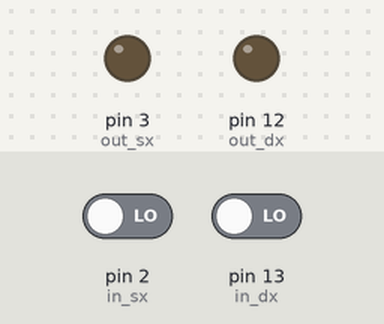
Bench run of a sketch on a simulated Arduino Uno, built with avr-gcc and run on an emulated ATmega328P. Parts: output pins drawn as LEDs (lit = HIGH). Dashed ring = blinking. Inputs (shaded band) come from the test bench; at power-on: pin 2 (in_sx) LOW, pin 13 (in_dx) LOW.

Above: at 1.2 s.
1.3 s: pin 2 (in_sx) driven HIGH
At 1.45 s:
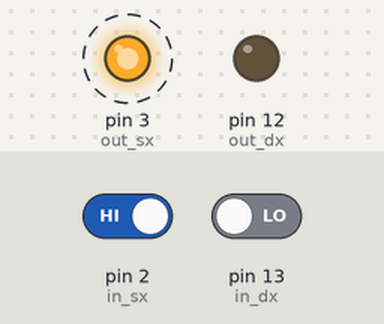
4.3 s: pin 2 (in_sx) driven LOW
At 5.2 s:
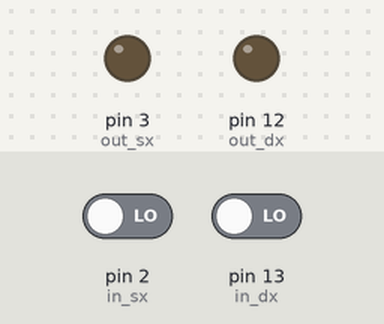
5.8 s: pin 13 (in_dx) driven HIGH
At 5.95 s:
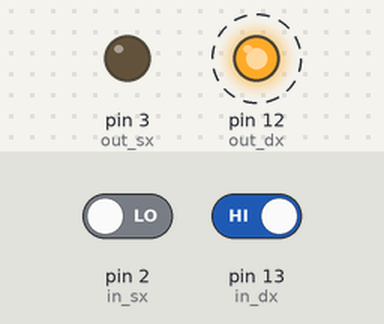
8.8 s: pin 13 (in_dx) driven LOW
At 9.3 s:
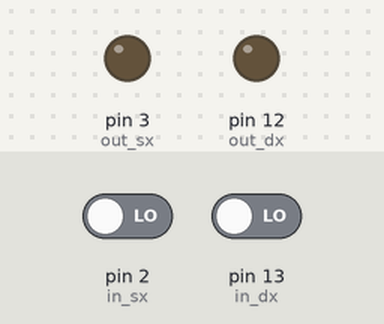
Timing chart, 0 to 11.3 s (numbered marks = the images above; inputs shaded):
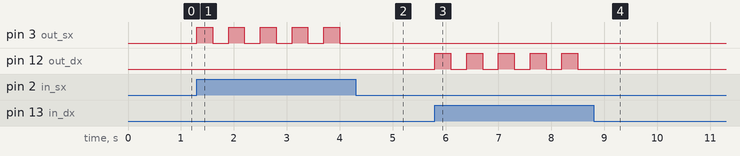

Measured:
- after the input at 1.3 s, pin 3 (out_sx): alternates HIGH for 0.30 s and LOW for 0.30 s, starting at once
- after the input at 4.3 s, pin 3 (out_sx): stops changing and stays LOW
- after the input at 5.8 s, pin 12 (out_dx): alternates HIGH for 0.30 s and LOW for 0.30 s, starting at once
- after the input at 8.8 s, pin 12 (out_dx): stops changing and stays LOW

The sketch:

ind_direzione-INC.ino
```cpp
const int in_sx = 2, out_sx = 3, in_dx = 13, out_dx = 12;

void setup() {
  pinMode(in_sx, INPUT);
  pinMode(out_sx, OUTPUT);
  pinMode(in_dx, INPUT);
  pinMode(out_dx, OUTPUT);
}

int s_sx = 0, s_dx = 0;

void loop() {
  s_sx = digitalRead(in_sx);
  s_dx = digitalRead(in_dx);

  // Controllo se è stato premuto il pulsante sinistro
  if (s_sx == HIGH) {
    while (s_sx == HIGH) {
      startBlink(out_sx);
      delay(300);
      stopBlink(out_sx);
      delay(300);
      s_sx = digitalRead(in_sx);
    }
  }

  // Controllo se è stato premuto il pulsante destro
  if (s_dx == HIGH) {
    while (s_dx == HIGH) {
      startBlink(out_dx);
      delay(300);
      stopBlink(out_dx);
      delay(300);
      s_dx = digitalRead(in_dx);
    }
  }
}

void startBlink(int pin) {
  digitalWrite(pin, HIGH);
}

void stopBlink(int pin) {
  digitalWrite(pin, LOW);
}
```
